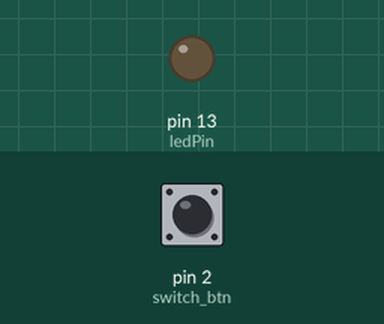
Recording of a sketch running on a simulated Arduino Uno, built with avr-gcc and run on an emulated ATmega328P. Parts: output pins drawn as LEDs (lit = HIGH). The test bench sets the inputs (shaded band); at power-on: pin 2 (switch_btn) HIGH. What the sketch prints to the serial monitor is not drawn.

Above: at 1.2 s.
1.3 s: pin 2 (switch_btn) pulled LOW for 0.15 s
At 1.37 s:
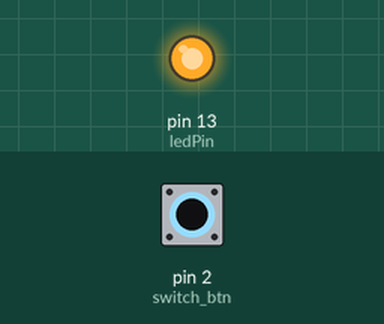
2.9 s: pin 2 (switch_btn) pulled LOW for 3.2 s
At 7.4 s:
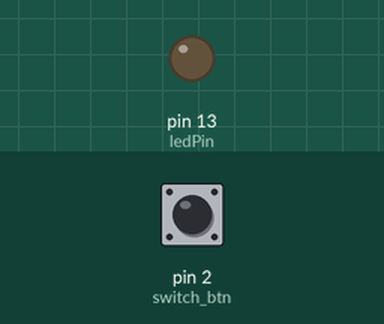
Timing chart, 0 to 8.9 s (numbered marks = the images above; inputs shaded):
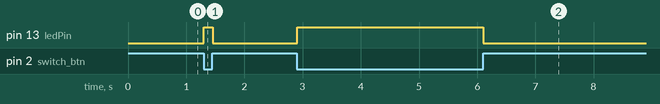

The sketch:

foot_switch.ino
```cpp
int ledPin = 13;
int switch_btn = 2;
int last_state = 0;


void setup() {
  Serial.begin(9600);
  pinMode(ledPin, OUTPUT);
  pinMode(switch_btn, INPUT_PULLUP);
}

void loop() {
  if (Serial.available() > 0)
  {
    char data = Serial.read();
    if( data == '2')
    {
      if(last_state == 0)
      {
        Serial.write("1");
      }
      else if(last_state == 1)
      {
        Serial.write("0");
      }

    }
  }

  int btn_state = digitalRead(switch_btn);
  if(btn_state != last_state)
  {
    last_state = btn_state;
    if(btn_state == HIGH)
    {
      digitalWrite(ledPin, LOW);
      Serial.write("0");
    }
    else
    {
      digitalWrite(ledPin, HIGH);
      Serial.write("1");
    }

  }
  delay(10);
}
```

Measured:
- after the input at 1.3 s, pin 13 (ledPin): LOW → HIGH at once, → LOW 0.15 s later
- after the input at 2.9 s, pin 13 (ledPin): LOW → HIGH at once, → LOW 3.2 s later
